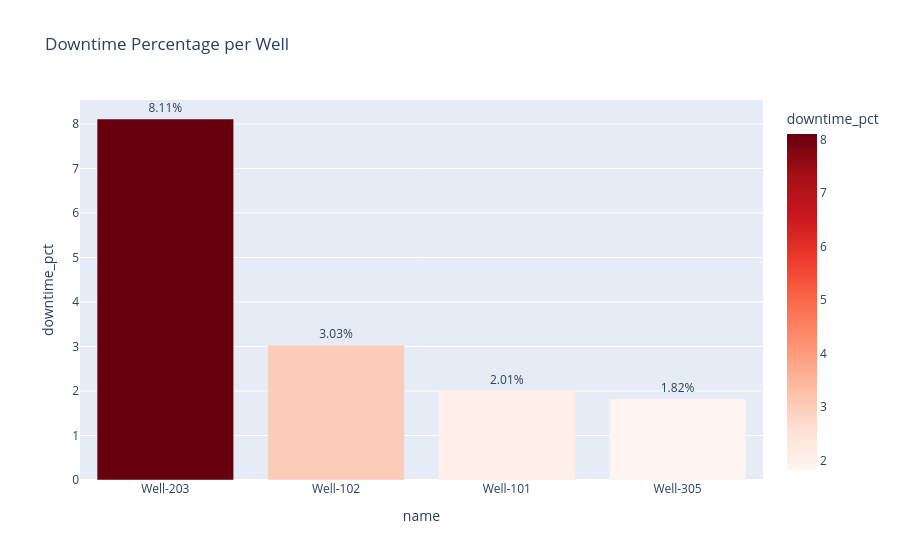

Here is the notebook cell this chart was saved with:
### Code cell
# Downtime % per well
fig = px.bar(well_kpi.sort_values('downtime_pct', ascending=False),
             x='name', y='downtime_pct',
             title='Downtime Percentage per Well',
             color='downtime_pct', color_continuous_scale='reds',
             text='downtime_pct')
fig.update_traces(texttemplate='%{text:.2f}%', textposition='outside')
fig.show()

### Figure 1 — Plotly figure (JSON) as saved in the notebook; plotly's stock layout.template omitted (floating-point values rounded to 4 significant figures)
{"data": [{"hovertemplate": "name=%{x}<br>downtime_pct=%{marker.color}<extra></extra>", "legendgroup": "", "marker": {"color": [8.11, 3.03, 2.01, 1.82], "coloraxis": "coloraxis", "pattern": {"shape": ""}}, "name": "", "orientation": "v", "showlegend": false, "text": [8.11, 3.03, 2.01, 1.82], "textposition": "outside", "texttemplate": "%{text:.2f}%", "type": "bar", "x": ["Well-203", "Well-102", "Well-101", "Well-305"], "xaxis": "x", "y": [8.11, 3.03, 2.01, 1.82], "yaxis": "y"}], "layout": {"autosize": true, "barmode": "relative", "coloraxis": {"colorbar": {"title": {"text": "downtime_pct"}}, "colorscale": [[0, "rgb(255,245,240)"], [0.125, "rgb(254,224,210)"], [0.25, "rgb(252,187,161)"], [0.375, "rgb(252,146,114)"], [0.5, "rgb(251,106,74)"], [0.625, "rgb(239,59,44)"], [0.75, "rgb(203,24,29)"], [0.875, "rgb(165,15,21)"], [1, "rgb(103,0,13)"]]}, "legend": {"tracegroupgap": 0}, "title": {"text": "Downtime Percentage per Well"}, "xaxis": {"anchor": "y", "autorange": true, "domain": [0, 1], "range": [-0.5, 3.5], "title": {"text": "name"}, "type": "category"}, "yaxis": {"anchor": "x", "autorange": true, "domain": [0, 1], "range": [0, 9.579], "title": {"text": "downtime_pct"}, "type": "linear"}}}
